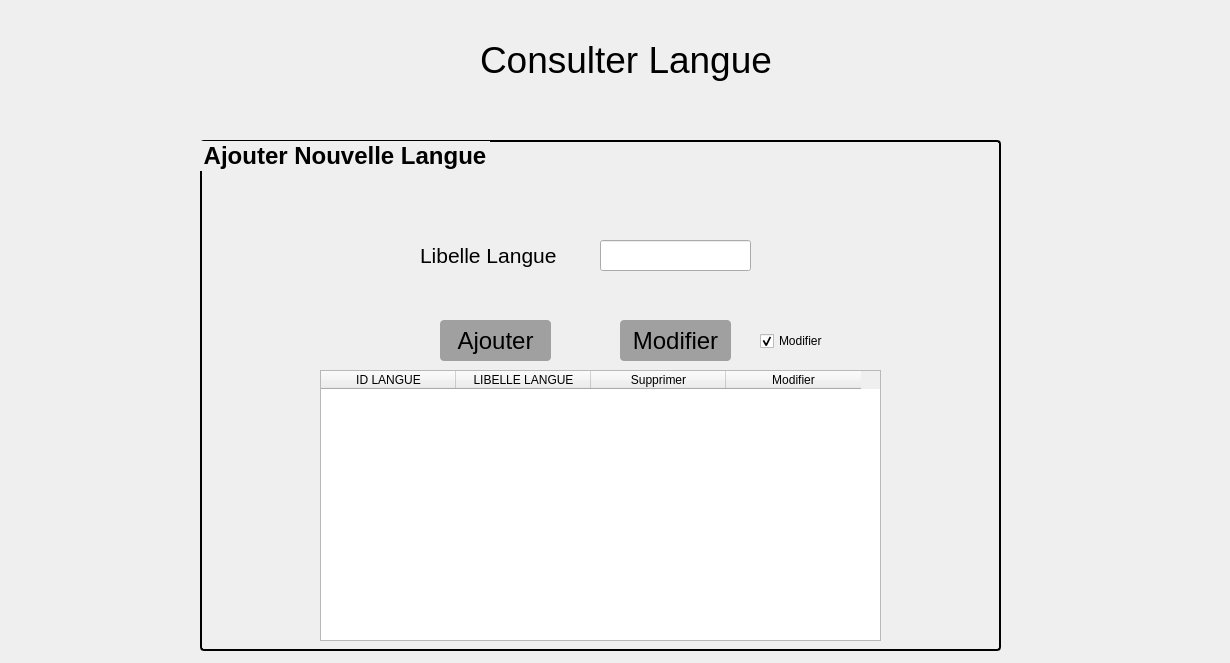
<?xml version="1.0" encoding="UTF-8"?>
<ui version="4.0">
 <class>Langues</class>
 <widget class="QDialog" name="Langues">
  <property name="geometry">
   <rect>
    <x>0</x>
    <y>0</y>
    <width>1230</width>
    <height>663</height>
   </rect>
  </property>
  <property name="windowTitle">
   <string>Langues</string>
  </property>
  <widget class="QWidget" name="widget" native="true">
   <property name="geometry">
    <rect>
     <x>0</x>
     <y>0</y>
     <width>281</width>
     <height>131</height>
    </rect>
   </property>
   <property name="styleSheet">
    <string notr="true">border-image: url(:/images/logo.png);</string>
   </property>
  </widget>
  <widget class="QLabel" name="label">
   <property name="geometry">
    <rect>
     <x>480</x>
     <y>10</y>
     <width>341</width>
     <height>101</height>
    </rect>
   </property>
   <property name="font">
    <font>
     <family>Nirmala UI</family>
     <pointsize>28</pointsize>
    </font>
   </property>
   <property name="styleSheet">
    <string notr="true"/>
   </property>
   <property name="text">
    <string>&lt;html&gt;&lt;head/&gt;&lt;body&gt;&lt;p&gt;Consulter Langue&lt;/p&gt;&lt;/body&gt;&lt;/html&gt;</string>
   </property>
  </widget>
  <widget class="QGroupBox" name="groupBox">
   <property name="geometry">
    <rect>
     <x>200</x>
     <y>140</y>
     <width>801</width>
     <height>511</height>
    </rect>
   </property>
   <property name="font">
    <font>
     <pointsize>18</pointsize>
     <bold>true</bold>
    </font>
   </property>
   <property name="styleSheet">
    <string notr="true">#groupBox {
border: 2px solid black;
border-radius: 4px;
}</string>
   </property>
   <property name="title">
    <string>Ajouter Nouvelle Langue</string>
   </property>
   <widget class="QLabel" name="label_17">
    <property name="geometry">
     <rect>
      <x>220</x>
      <y>100</y>
      <width>141</width>
      <height>31</height>
     </rect>
    </property>
    <property name="font">
     <font>
      <pointsize>16</pointsize>
     </font>
    </property>
    <property name="text">
     <string>Libelle Langue</string>
    </property>
   </widget>
   <widget class="QLineEdit" name="tb_langue">
    <property name="geometry">
     <rect>
      <x>400</x>
      <y>100</y>
      <width>151</width>
      <height>31</height>
     </rect>
    </property>
    <property name="font">
     <font>
      <pointsize>14</pointsize>
     </font>
    </property>
   </widget>
   <widget class="QPushButton" name="bt_ajouter">
    <property name="geometry">
     <rect>
      <x>240</x>
      <y>180</y>
      <width>111</width>
      <height>41</height>
     </rect>
    </property>
    <property name="font">
     <font>
      <pointsize>18</pointsize>
      <bold>false</bold>
     </font>
    </property>
    <property name="styleSheet">
     <string notr="true">#bt_ajouter{
color:black;
background-color:#a0a0a0;
border-width:0px;
border-radius:4px;
}
#bt_ajouter:hover{

background-color:#27a9e3;

}</string>
    </property>
    <property name="text">
     <string>Ajouter</string>
    </property>
   </widget>
   <widget class="QTableWidget" name="table_langue">
    <property name="geometry">
     <rect>
      <x>120</x>
      <y>230</y>
      <width>561</width>
      <height>271</height>
     </rect>
    </property>
    <attribute name="horizontalHeaderDefaultSectionSize">
     <number>135</number>
    </attribute>
    <column>
     <property name="text">
      <string>ID LANGUE</string>
     </property>
    </column>
    <column>
     <property name="text">
      <string>LIBELLE LANGUE</string>
     </property>
    </column>
    <column>
     <property name="text">
      <string>Supprimer</string>
     </property>
    </column>
    <column>
     <property name="text">
      <string>Modifier</string>
     </property>
    </column>
   </widget>
   <widget class="QCheckBox" name="ck_modifer">
    <property name="geometry">
     <rect>
      <x>560</x>
      <y>190</y>
      <width>78</width>
      <height>22</height>
     </rect>
    </property>
    <property name="text">
     <string>Modifier</string>
    </property>
    <property name="checked">
     <bool>true</bool>
    </property>
   </widget>
   <widget class="QPushButton" name="bt_modifier">
    <property name="geometry">
     <rect>
      <x>420</x>
      <y>180</y>
      <width>111</width>
      <height>41</height>
     </rect>
    </property>
    <property name="font">
     <font>
      <pointsize>18</pointsize>
      <bold>false</bold>
     </font>
    </property>
    <property name="styleSheet">
     <string notr="true">#bt_modifier{
color:black;
background-color:#a0a0a0;
border-width:0px;
border-radius:4px;
}
#bt_modifier:hover{

background-color:#27a9e3;

}</string>
    </property>
    <property name="text">
     <string>Modifier</string>
    </property>
   </widget>
  </widget>
 </widget>
 <resources/>
 <connections/>
</ui>
